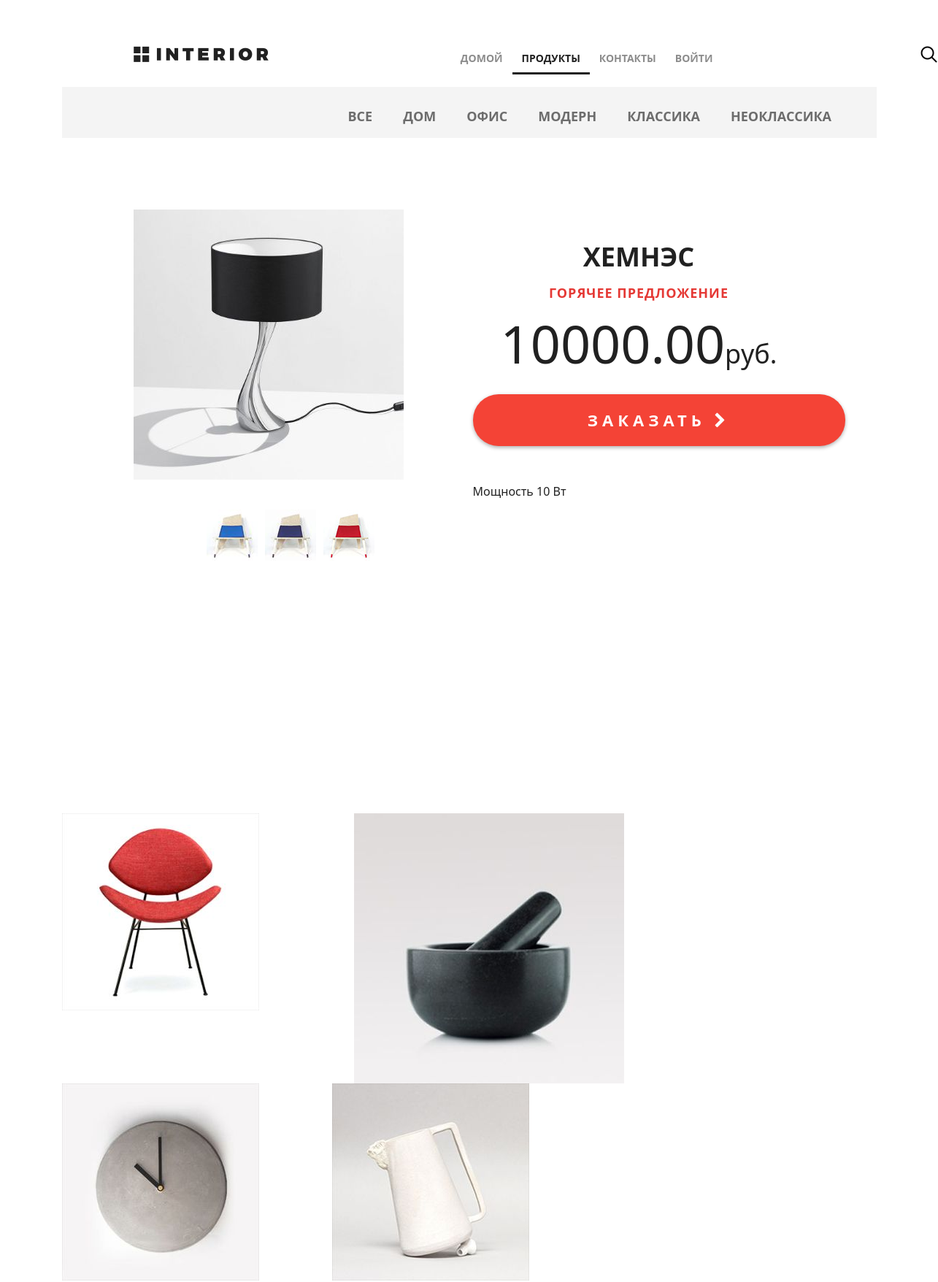
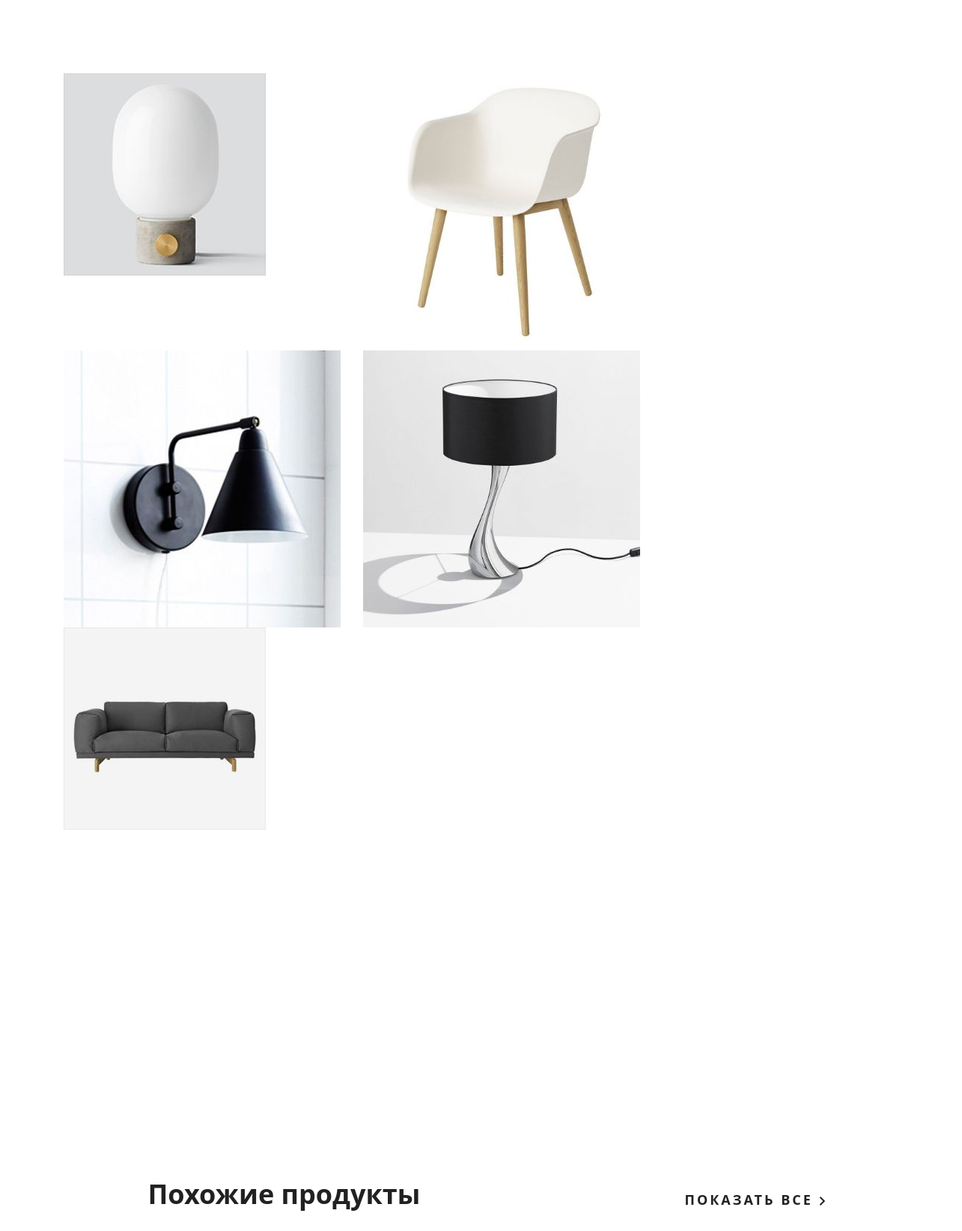
Screenshot of /products/ (upper part) with the database file from the repository (2 pictures, top to bottom).
### mainapp/models.py (models this page shows, shortened)
class StyleCategory(models.Model):
    name = models.CharField(
        verbose_name='имя',
        max_length=64,
        unique=True
    )
    description = models.TextField(
        verbose_name='описание',
        blank=True
    )
    is_active = models.BooleanField(
        verbose_name='активность',
        default=True
    )

class Product(models.Model):
    category = models.ForeignKey(
        ProductCategory,
        on_delete=models.CASCADE
    )
    style_category = models.ForeignKey(
        StyleCategory,
        on_delete=models.CASCADE
    )
    name = models.CharField(
        verbose_name='имя продукта',
        max_length=128
    )
    image = models.ImageField(
        upload_to='products_images',
        blank=True
    )
    short_desc = models.CharField(
        verbose_name='краткое описание продукта',
        max_length=60,
        blank=True
    )
    description = models.TextField(
        verbose_name='описание продукта',
        blank=True
    )
    price = models.DecimalField(
        verbose_name='цена продукта',
        max_digits=8,
        decimal_places=2,
        default=0
    )
    quantity = models.PositiveIntegerField(
        verbose_name='количество на складе',
        default=0
    )
    is_active = models.BooleanField(
        verbose_name='активность',
        default=True
    )

### mainapp/views.py (the view, shortened to what this page needs)
# urls.py: path('products/', include('mainapp.urls', namespace='products')),
def products(request, pk=None, page=1):
    title = 'Каталог'
    links_menu = StyleCategory.objects.all()
    hot_product = get_hot_product()
    same_products = get_same_products(hot_product)
    products = Product.objects.filter(is_active=True, style_category__is_active=True).order_by('price')
    context = {
        'title': title,
        'links_menu': links_menu,
        'products': products,
        'same_products': same_products,
        'hot_product': hot_product,
    }
    return render(request, 'mainapp/products.html', context)

### mainapp/context_processor.py (called while the page is built)
def basket(request):
    print(f'context processor basket works')
    basket = []
    if request.user.is_authenticated:
        basket = Basket.objects.filter(user=request.user)
    return {'basket': basket, }

### mainapp/views.py (called while the page is built)
def get_hot_product():
    products = Product.objects.all()
    return random.sample(list(products), 1)[0]

def get_same_products(hot_product):
    same_products = Product.objects.filter(style_category=hot_product.style_category).exclude(pk=hot_product.pk)[:3]
    return same_products

### mainapp/templates/mainapp/products.html (shortened to what this page needs)
{% extends 'geekshop/base.html' %}
{% load static %}
{% block css %}
	<link rel="stylesheet" type="text/css" href="{% static 'mainapp/style.css' %}">
{% endblock %}
{% block container_content %}
		{% include 'geekshop/includes/hero-white.html' %}
		{% include 'geekshop/includes/details.html' %}
{% endblock %}

### geekshop/templates/geekshop/includes/details.html (shortened to what this page needs)
{% load static %}
<div class="details">
			<div class="links clearfix">
				<ul class="links-menu">
						<li><a href="{% url 'products:style_category' 0 %}" class="
								">
								все
							</a>
						</li>
					{% for link in links_menu %}
						<li><a href="{% url 'products:style_category' link.pk %}" class="
								">
								{{ link.name }}
							</a>
						</li>
					{% endfor %}
				</ul>
			</div>
			{% if hot_product %}
			<div class="details-products">
				<div class="details-slider">
					<div class="slider-product">
						<img src="/media/{{ hot_product.image }}">
					</div>
					<div class="slider-control">
						<div class="block">
							<a href="#"><img src="{% static 'geekshop/img/controll.jpg' %}" alt="">
							</a>
						</div>
						<div class="block">
							<a href="#"><img src="{% static 'geekshop/img/controll1.jpg' %}" alt="">
							</a>
						</div>
						<div class="block">
							<a href="#"><img src="{% static 'geekshop/img/controll2.jpg' %}" alt="">
							</a>
						</div>
					</div>
				</div>
				<div class="description">
					<h3 class="big-bold">{{ hot_product.name }}</h3>
					<h3 class="red">горячее предложение</h3>
					<p class="price">{{ hot_product.price }}<span>руб.</span></p>
					<a href="{% url 'basket:add' hot_product.pk %}" class="red-button">
						заказать <i class="fa fa-chevron-right" aria-hidden="true"></i>
					</a>
					<div class="description-text">
						{{ hot_product.description }}
					</div>
				</div>
			</div>
			{% endif %}
			<div class="products_list">
				<div class="title clearfix">
				</div>
				<br>
				<div class="category-products clearfix related-products">
					{% for product in products %}
						<div class="block">
							<a href="{% url 'products:detail' product.pk %}">
								<img src="/media/{{ product.image }}" alt="product">
							</a>
						</div>
					{% endfor %}
				</div>
			</div>
			{% if same_products %}
			<div class="related">
				<div class="title clearfix">
					<h2>Похожие продукты</h2>
					<a class="explore" href="#">показать все <img src="{% static 'geekshop/img/arrow.png' %}" alt=""></a>
				</div>
			</div>
			{% endif %}
		</div>

### mainapp/static/mainapp/style.css (style rules this page uses)
.details-products { padding-left: 98px; padding-right: 98px; margin-top: 98px; height: 651px; }
.details-slider { width: 400px; float: left; margin-right: 30px; }
.slider-product { width: 400px; height: 400px; }
.slider-control { width: 400px; height: 70px; margin: 11px auto 0px; padding-left: 100px }
.slider-control .block { height: 70px; width: 70px; position: relative; float: left; margin-right: 10px; }
.description { width: 490px; float: right; padding-left: 35px }
.description .big-bold { color: #212121; font-size: 36px; font-weight: 700; text-align: center; margin-top: 47px; margin-bottom: 0px; }
.description .red { text-transform: uppercase; color: #e53935; font-size: 18px; font-weight: 700; text-align: center; letter-spacing: 1px; line-height: 17px; margin-top: 23px; margin-bottom: 36px; }
.description .price { color: #212121; font-size: 72px; font-weight: 300; line-height: 48px; text-align: center; }
.description .price span { color: #212121; font-size: 36px; font-weight: 300; line-height: 48px; text-align: center; }
.red-button { display: block; height: 71px; width: 510px; border-radius: 35px; background-color: #f44336; text-align: center; text-transform: uppercase; text-decoration: none; color: #ffffff; font-size: 22px; font-weight: 700; line-height: 24px; box-shadow: 0px 2px 4.85px 0.15px rgba(33, 33, 33, 0.35); line-height: 70px; letter-spacing: 6px; margin-top: 31px; }
.description-text { margin-top: 50px; color: #212121; font-size: 16px; font-weight: 300; line-height: 24px; text-align: left; }
.related { padding: 0px 98px; }
.related .title { height: 343px; margin-right: 0; }
.related .title h2 { margin-top: 245px; }
.related .title .explore { margin-top: 262px; }
.related-products { margin-bottom: 120px; }
.related-products .block a img { float: left; }
.related-products .block { float: left; margin-right: 30px; display: block; height: 370px; width: 370px; position: relative; }
.related-products .block:nth-child(3n) { margin-right: 0px; }

### geekshop/static/geekshop/style.css (style rules this page uses)
* { margin: 0; padding: 0; }
body { font-family: 'Montserrat', sans-serif; }
html, body { height: 100%; }
.clearfix:after { content: ""; display: block; clear: both; }
.explore { text-transform: uppercase; color: #212121; font-size: 18px; font-weight: 700; line-height: 24px; text-align: center; float: right; margin-top: 138px; letter-spacing: 3px; text-decoration: none; }
.big-bold { color: #212121; font-size: 36px; font-weight: 700; text-align: left; margin-bottom: 24px; line-height: 36px; }
.title { height: 152px; margin-right: 15px; }
.title h2 { float: left; margin-top: 118px; color: #212121; font-size: 36px; font-weight: 700; text-align: left; margin-left: 15px; }
.red { text-transform: uppercase; color: #e53935; font-size: 18px; font-weight: 700; text-align: left; letter-spacing: 1px; line-height: 17px; margin-bottom: 22px; }
.links { height: 70px; background-color: #f4f4f4; position: relative; padding-left: 360px; }
.links-menu { margin: 27px auto 0px; position: absolute; }
.links-menu li { float: left; list-style-type: none; padding-right: 42px; }
.links-menu li a { text-decoration: none; color: #6c6c6c; font-size: 18px; font-weight: 700; text-transform: uppercase; }

### rows the page displays
StyleCategory: name "ДОМ"
StyleCategory: name "ОФИС"
StyleCategory: name "МОДЕРН"
StyleCategory: name "КЛАССИКА"
StyleCategory: name "НЕОКЛАССИКА"
Product: image (picture), name "ХЕМНЭС", price "10000.00", description "Мощность 10 Вт"
Product: image (picture)
Product: image (picture)
Product: image (picture)
Product: image (picture)
Product: image (picture)
Product: image (picture)
Product: image (picture)
Product: image (picture)
